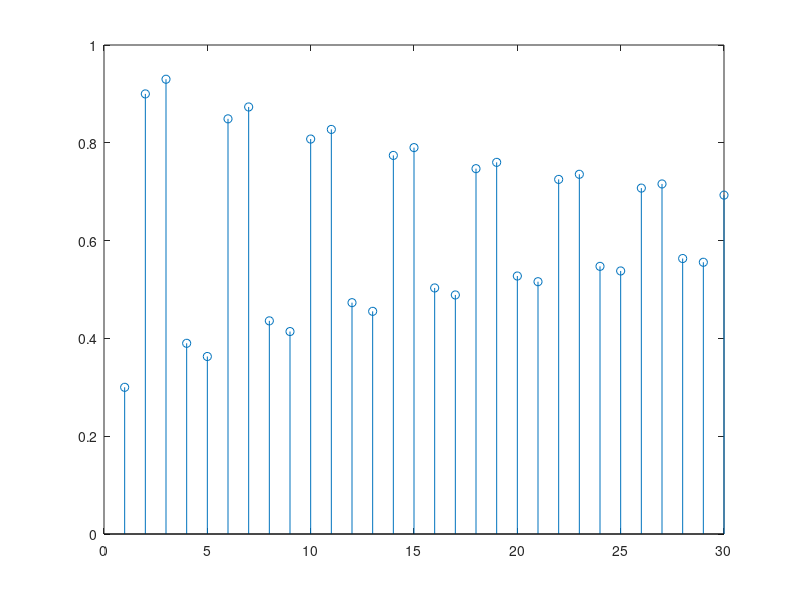

The MATLAB source for this figure:
% Se define el array con los pulsos
x=[ones(1,30)];

% Se definen los coeficientes de las ecuaciones en diferencias
a=[1 0 0.9];
b=[0.3 0.6 0.3];

filtro = filter(b, a, x)

% Pintamos la grafica discreta y continua
stem(filtro);
